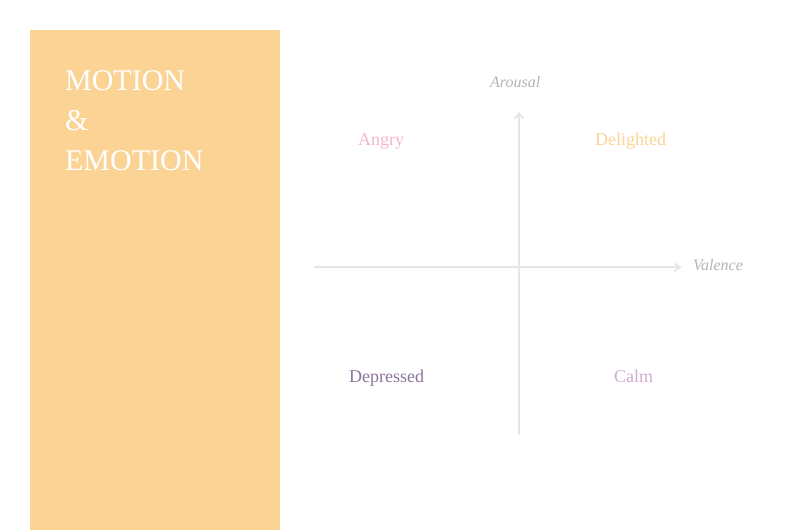
Frame 1 (no input)
Frame 60 (no input): identical to frame 1, image omitted
Frame 120 (the mouse pressed at the canvas centre since frame 60): identical to frame 1, image omitted

The p5.js sketch that drew this single still picture (run headless with seeded random() and noise() and a simulated clock; from frame 60 on, the mouse is pressed at the canvas centre):

// p5.js sketch
// ── sketch.js
var x1 = 466;
var y1 = 252;

var angle = 0.0;
var scalar = 10;
var speed = 0.04;
var offset = 248;

var action = 0;

function setup() {
  createCanvas(800, 530);
  ellipseMode(CORNER)
}




//Draw the three little guys

function pp1(x1, y1) {
  push();
  stroke(0);

  fill('#f4cb3b');
  noStroke();
  ellipse(x1, y1, 30, 30); //face

  fill(0);
  noStroke();
  ellipse(x1 + 10, y1 + 9, 3, 3); // left eye

  fill(0);
  noStroke();
  ellipse(x1 + 19, y1 + 9, 3, 3); // right eye

  pop();
}



//different motions

function ANGRY() {

  angle += speed * 7;
var r = random(-1,1);
  
  pp1(x1 + sin(angle + 2.2) * scalar * r , sin(angle + 2.2) * scalar * 5 + offset+ r);
  pp1(x1 + 40+ sin(angle + 2.2) * scalar * r, sin(angle + 0.8) * scalar * 5 + offset+ r);
  pp1(x1 + 80 +sin(angle + 2.2) * scalar * r, sin(angle + 1.6) * scalar * 5 + offset - r);
}


function DELIGHTED() {

  var y1 = sin(angle) * scalar;

  angle += speed * 2;

  pp1(x1, sin(angle + 0.1) * scalar * 2.3 + offset);
  pp1(x1 + 40, sin(angle + 0.4) * scalar * 1.9 + offset);
  pp1(x1 + 80, sin(angle + 0.8) * scalar * 2.6 + offset);
}

function CALM() {

  var y1 = sin(angle) * scalar + offset;

  angle += speed * 0.3;

  pp1(x1 - 10, sin(angle + 0.1) * scalar * 6 + offset);
  pp1(x1 + 40, sin(angle + 0.5) * scalar * 5 + offset);
  pp1(x1 + 10 + 80, sin(angle + 0.9) * scalar * 4 + offset);

}

function DEPRESSED() {

  var y1 = sin(angle) * scalar + offset;

  angle += speed / 3;

  pp1(x1 - 28 + cos(angle + 2.2) * scalar, y1);
  pp1(x1 + 40, sin(angle + 0.03) * scalar + offset);
  pp1(x1 + 30 - sin(angle + 2.2) * scalar + 80, sin(angle + 0.1) * scalar + offset);

}



function draw() {
  background(255);

  //background 

  noStroke();
  fill('#fbd395');
  rect(30, 30, 250, 500)

  stroke(230)
  strokeWeight(2)

  //long line
  line(315, 267, 680, 267)
  line(519, 113, 519, 434)

  //arrow
  line(515, 118, 519, 114)
  line(519, 114, 523, 118)

  line(675, 264, 680, 267)
  line(680, 267, 675, 271)

  //background text
  fill(180)
  noStroke();
  textFont('Verdana');
  textSize(16)
  textStyle(ITALIC);
  text('Arousal', 490, 87);
  text('Valence', 693, 270);

  fill(255)
  noStroke();
  textSize(30)
  textStyle(NORMAL);
  text('MOTION', 65, 90);
  text('&', 65, 130);
  text('EMOTION', 65, 170);

  fill('#f5b8c7')
  textSize(18)
  text('Angry', 358, 145);

  fill('#fbd395')
  textSize(18)
  text('Delighted', 595, 145);

  fill('#8c759f')
  textSize(18)
  text('Depressed', 349, 382);

  fill('#d2acd1')
  textSize(18)
  text('Calm', 614, 382);

  //call action

  if (action == 1) {
    ANGRY(300, 150);
  } else if (action == 2) {
    DELIGHTED(300, 150);
  } else if (action == 3) {
    DEPRESSED(300, 150);
  } else if (action == 4) {
    CALM(300, 150);
  }

}

  //define action

  function mousePressed() {

  if (345 < mouseX && mouseX < 425 && 115 < mouseY && mouseY < 170) {
    action = 1;

  } else if (580 < mouseX && mouseX < 690 && 116 < mouseY && mouseY < 160) {
    action = 2;


  } else if (330 < mouseX && mouseX < 455 && 350 < mouseY && mouseY < 400) {
    action = 3;


  } else if (600 < mouseX && mouseX < 680 && 360 < mouseY && mouseY < 390) {
    action = 4;
  }

  print(mouseX, mouseY)

}
